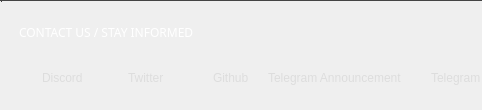
          <widget class="QGroupBox" name="ov_contactBox">
           <property name="sizePolicy">
            <sizepolicy hsizetype="Preferred" vsizetype="Preferred">
             <horstretch>0</horstretch>
             <verstretch>0</verstretch>
            </sizepolicy>
           </property>
           <property name="maximumSize">
            <size>
             <width>16777215</width>
             <height>160</height>
            </size>
           </property>
           <property name="styleSheet">
            <string notr="true">border-top: 1px solid #444;
</string>
           </property>
           <property name="title">
            <string/>
           </property>
           <layout class="QGridLayout" name="gridLayout_15">
            <property name="leftMargin">
             <number>18</number>
            </property>
            <property name="rightMargin">
             <number>0</number>
            </property>

            <item row="1" column="4">
             <widget class="QLabel" name="githubIcon">
              <property name="sizePolicy">
               <sizepolicy hsizetype="Fixed" vsizetype="Minimum">
                <horstretch>0</horstretch>
                <verstretch>0</verstretch>
               </sizepolicy>
              </property>
              <property name="minimumSize">
               <size>
                <width>0</width>
                <height>40</height>
               </size>
              </property>
              <property name="maximumSize">
               <size>
                <width>16777215</width>
                <height>40</height>
               </size>
              </property>
              <property name="font">
               <font>
                <family>Poppins</family>
               </font>
              </property>
              <property name="styleSheet">
               <string notr="true">color: #ddd;
background: transparent;


border: none;</string>
              </property>
              <property name="text">
               <string/>
              </property>
              <property name="pixmap">
               <pixmap resource="../../resources.qrc">:/icons/github</pixmap>
              </property>
             </widget>
            </item>
            <item row="1" column="1">
             <widget class="QPushButton" name="sm_discordButton">
              <property name="sizePolicy">
               <sizepolicy hsizetype="Minimum" vsizetype="Minimum">
                <horstretch>0</horstretch>
                <verstretch>0</verstretch>
               </sizepolicy>
              </property>
              <property name="minimumSize">
               <size>
                <width>0</width>
                <height>40</height>
               </size>
              </property>
              <property name="maximumSize">
               <size>
                <width>16777215</width>
                <height>40</height>
               </size>
              </property>
              <property name="styleSheet">
               <string notr="true">QPushButton {
color: #ddd;
background: transparent;

border: none;
text-align: left;
}

QPushButton:hover{
color: pink;
}</string>
              </property>
              <property name="text">
               <string>Discord</string>
              </property>
             </widget>
            </item>
            <item row="1" column="0">
             <widget class="QLabel" name="m_depositsUnlockedTitle_9">
              <property name="sizePolicy">
               <sizepolicy hsizetype="Fixed" vsizetype="Minimum">
                <horstretch>0</horstretch>
                <verstretch>0</verstretch>
               </sizepolicy>
              </property>
              <property name="minimumSize">
               <size>
                <width>0</width>
                <height>40</height>
               </size>
              </property>
              <property name="maximumSize">
               <size>
                <width>16777215</width>
                <height>40</height>
               </size>
              </property>
              <property name="font">
               <font>
                <family>Poppins</family>
               </font>
              </property>
              <property name="styleSheet">
               <string notr="true">color: #ddd;
background: transparent;


border: none;
margin-left: 10px;</string>
              </property>
              <property name="text">
               <string/>
              </property>
              <property name="pixmap">
               <pixmap resource="../../resources.qrc">:/icons/discord</pixmap>
              </property>
             </widget>
            </item>
            <item row="1" column="9">
             <widget class="QPushButton" name="sm_telegramButton">
              <property name="sizePolicy">
               <sizepolicy hsizetype="Minimum" vsizetype="Minimum">
                <horstretch>0</horstretch>
                <verstretch>0</verstretch>
               </sizepolicy>
              </property>
              <property name="minimumSize">
               <size>
                <width>0</width>
                <height>40</height>
               </size>
              </property>
              <property name="maximumSize">
               <size>
                <width>16777215</width>
                <height>40</height>
               </size>
              </property>
              <property name="styleSheet">
               <string notr="true">QPushButton {
color: #ddd;
background: transparent;

border: none;
text-align: left;
}

QPushButton:hover{
color: pink;
}</string>
              </property>
              <property name="text">
               <string>Telegram</string>
              </property>
             </widget>
            </item>
            <item row="1" column="8">
             <widget class="QLabel" name="m_telegramIcon">
              <property name="sizePolicy">
               <sizepolicy hsizetype="Fixed" vsizetype="Minimum">
                <horstretch>0</horstretch>
                <verstretch>0</verstretch>
               </sizepolicy>
              </property>
              <property name="minimumSize">
               <size>
                <width>0</width>
                <height>40</height>
               </size>
              </property>
              <property name="maximumSize">
               <size>
                <width>16777215</width>
                <height>40</height>
               </size>
              </property>
              <property name="font">
               <font>
                <family>Poppins</family>
               </font>
              </property>
              <property name="styleSheet">
               <string notr="true">color: #ddd;
background: transparent;


border: none;
margin-left: 10px;</string>
              </property>
              <property name="text">
               <string/>
              </property>
              <property name="pixmap">
               <pixmap resource="../../resources.qrc">:/icons/telegram</pixmap>
              </property>
             </widget>
            </item>
            <item row="1" column="7">
             <widget class="QPushButton" name="sm_redditButton">
              <property name="sizePolicy">
               <sizepolicy hsizetype="Minimum" vsizetype="Minimum">
                <horstretch>0</horstretch>
                <verstretch>0</verstretch>
               </sizepolicy>
              </property>
              <property name="minimumSize">
               <size>
                <width>0</width>
                <height>40</height>
               </size>
              </property>
              <property name="maximumSize">
               <size>
                <width>16777215</width>
                <height>40</height>
               </size>
              </property>
              <property name="styleSheet">
               <string notr="true">QPushButton {
color: #ddd;
background: transparent;

border: none;
text-align: left;
}

QPushButton:hover{
color: pink;
}</string>
              </property>
              <property name="text">
               <string>Telegram Announcement</string>
              </property>
             </widget>
            </item>
            <item row="1" column="5">
             <widget class="QPushButton" name="sm_githubButton">
              <property name="sizePolicy">
               <sizepolicy hsizetype="Minimum" vsizetype="Minimum">
                <horstretch>0</horstretch>
                <verstretch>0</verstretch>
               </sizepolicy>
              </property>
              <property name="minimumSize">
               <size>
                <width>0</width>
                <height>40</height>
               </size>
              </property>
              <property name="maximumSize">
               <size>
                <width>16777215</width>
                <height>40</height>
               </size>
              </property>
              <property name="styleSheet">
               <string notr="true">QPushButton {
color: #ddd;
background: transparent;

border: none;
text-align: left;
}

QPushButton:hover{
color: pink;
}</string>
              </property>
              <property name="text">
               <string>Github</string>
              </property>
             </widget>
            </item>
            <item row="0" column="0" colspan="4">
             <widget class="QLabel" name="title_contactUs">
              <property name="sizePolicy">
               <sizepolicy hsizetype="Preferred" vsizetype="Minimum">
                <horstretch>0</horstretch>
                <verstretch>0</verstretch>
               </sizepolicy>
              </property>
              <property name="minimumSize">
               <size>
                <width>0</width>
                <height>40</height>
               </size>
              </property>
              <property name="maximumSize">
               <size>
                <width>16777215</width>
                <height>40</height>
               </size>
              </property>
              <property name="font">
               <font>
                <family>Poppins</family>
               </font>
              </property>
              <property name="styleSheet">
               <string notr="true">color: #fff;
background: transparent;


border: none;
text-align: left;
</string>
              </property>
              <property name="text">
               <string>CONTACT US / STAY INFORMED</string>
              </property>
             </widget>
            </item>
            <item row="1" column="6">
             <widget class="QLabel" name="m_redditIcon">
              <property name="sizePolicy">
               <sizepolicy hsizetype="Fixed" vsizetype="Minimum">
                <horstretch>0</horstretch>
                <verstretch>0</verstretch>
               </sizepolicy>
              </property>
              <property name="minimumSize">
               <size>
                <width>0</width>
                <height>40</height>
               </size>
              </property>
              <property name="maximumSize">
               <size>
                <width>16777215</width>
                <height>40</height>
               </size>
              </property>
              <property name="font">
               <font>
                <family>Poppins</family>
               </font>
              </property>
              <property name="styleSheet">
               <string notr="true">color: #ddd;
background: transparent;


border: none;</string>
              </property>
              <property name="text">
               <string/>
              </property>
              <property name="pixmap">
               <pixmap resource="../../resources.qrc">:/icons/reddit</pixmap>
              </property>
             </widget>
            </item>

            <item row="1" column="3">
             <widget class="QPushButton" name="sm_twitterButton">
              <property name="sizePolicy">
               <sizepolicy hsizetype="Minimum" vsizetype="Minimum">
                <horstretch>0</horstretch>
                <verstretch>0</verstretch>
               </sizepolicy>
              </property>
              <property name="minimumSize">
               <size>
                <width>0</width>
                <height>40</height>
               </size>
              </property>
              <property name="maximumSize">
               <size>
                <width>16777215</width>
                <height>40</height>
               </size>
              </property>
              <property name="styleSheet">
               <string notr="true">QPushButton {
color: #ddd;
background: transparent;

border: none;
text-align: left;
}

QPushButton:hover{
color: pink;
}</string>
              </property>
              <property name="text">
               <string>Twitter</string>
              </property>
             </widget>
            </item>

            <item row="1" column="2">
             <widget class="QLabel" name="m_twitterIcon">
              <property name="sizePolicy">
               <sizepolicy hsizetype="Fixed" vsizetype="Minimum">
                <horstretch>0</horstretch>
                <verstretch>0</verstretch>
               </sizepolicy>
              </property>
              <property name="minimumSize">
               <size>
                <width>0</width>
                <height>40</height>
               </size>
              </property>
              <property name="maximumSize">
               <size>
                <width>16777215</width>
                <height>40</height>
               </size>
              </property>
              <property name="font">
               <font>
                <family>Poppins</family>
               </font>
              </property>
              <property name="styleSheet">
               <string notr="true">color: #ddd;
background: transparent;


border: none;</string>
              </property>
              <property name="text">
               <string/>
              </property>
              <property name="pixmap">
               <pixmap resource="../../resources.qrc">:/icons/twitter</pixmap>
              </property>
             </widget>
            </item>
           </layout>
           <widget class="QLabel" name="m_totalPortfolioLabelUSD_3">
            <property name="geometry">
             <rect>
              <x>1</x>
              <y>1</y>
              <width>1</width>
              <height>1</height>
             </rect>
            </property>
            <property name="font">
             <font>
              <family>Poppins</family>
              <pointsize>-1</pointsize>
             </font>
            </property>
            <property name="styleSheet">
             <string notr="true">color: pink;
background: transparent;
font-size: 18px;
</string>
            </property>
            <property name="text">
             <string notr="true"/>
            </property>
            <property name="pixmap">
             <pixmap>:/icons/reddit.png</pixmap>
            </property>
           </widget>
          </widget>
